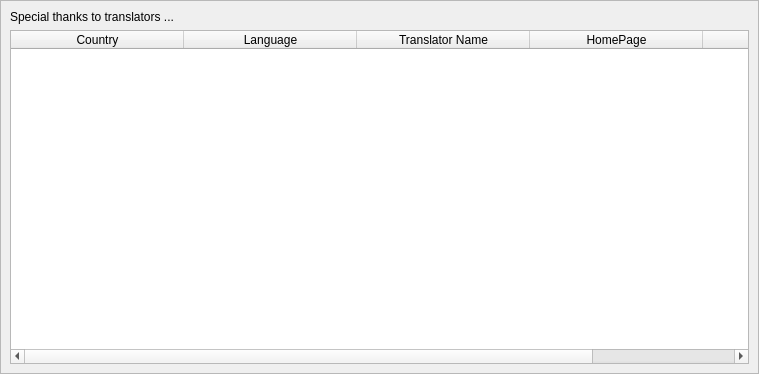
<?xml version="1.0" encoding="UTF-8"?>
<ui version="4.0">
 <class>AppInfoWidget</class>
 <widget class="QWidget" name="AppInfoWidget">
  <property name="geometry">
   <rect>
    <x>0</x>
    <y>0</y>
    <width>759</width>
    <height>374</height>
   </rect>
  </property>
  <property name="windowTitle">
   <string>AppInfoWidget</string>
  </property>
  <layout class="QVBoxLayout" name="verticalLayout">
   <property name="spacing">
    <number>1</number>
   </property>
   <property name="margin">
    <number>0</number>
   </property>
   <item>
    <widget class="QStackedWidget" name="stackedWidget">
     <property name="frameShape">
      <enum>QFrame::StyledPanel</enum>
     </property>
     <property name="frameShadow">
      <enum>QFrame::Raised</enum>
     </property>
     <property name="currentIndex">
      <number>6</number>
     </property>
     <widget class="QWidget" name="info_page">
      <layout class="QHBoxLayout" name="horizontalLayout">
       <property name="margin">
        <number>9</number>
       </property>
       <item>
        <layout class="QVBoxLayout" name="picture_frame_layout">
         <property name="leftMargin">
          <number>0</number>
         </property>
         <item>
          <widget class="QFrame" name="picture_frame">
           <property name="minimumSize">
            <size>
             <width>240</width>
             <height>175</height>
            </size>
           </property>
           <property name="maximumSize">
            <size>
             <width>240</width>
             <height>175</height>
            </size>
           </property>
           <property name="frameShape">
            <enum>QFrame::StyledPanel</enum>
           </property>
           <property name="frameShadow">
            <enum>QFrame::Raised</enum>
           </property>
           <layout class="QHBoxLayout" name="horizontalLayout_7"/>
          </widget>
         </item>
         <item>
          <spacer name="verticalSpacer">
           <property name="orientation">
            <enum>Qt::Vertical</enum>
           </property>
           <property name="sizeHint" stdset="0">
            <size>
             <width>20</width>
             <height>40</height>
            </size>
           </property>
          </spacer>
         </item>
        </layout>
       </item>
       <item>
        <layout class="QFormLayout" name="info_form_layout">
         <item row="0" column="0">
          <widget class="QLabel" name="name_label">
           <property name="text">
            <string>Application Name</string>
           </property>
          </widget>
         </item>
         <item row="1" column="0">
          <widget class="QLabel" name="version_label">
           <property name="text">
            <string>Current Version</string>
           </property>
          </widget>
         </item>
         <item row="2" column="0">
          <widget class="QLabel" name="organizer_label">
           <property name="text">
            <string>Organizer/Company</string>
           </property>
          </widget>
         </item>
         <item row="3" column="0">
          <widget class="QLabel" name="copyright_label">
           <property name="text">
            <string>Copyright</string>
           </property>
          </widget>
         </item>
         <item row="4" column="0">
          <widget class="QLabel" name="description_label">
           <property name="text">
            <string>Description</string>
           </property>
          </widget>
         </item>
         <item row="4" column="1">
          <widget class="QTextBrowser" name="description_text"/>
         </item>
         <item row="0" column="1">
          <widget class="QLineEdit" name="name_line">
           <property name="readOnly">
            <bool>true</bool>
           </property>
          </widget>
         </item>
         <item row="1" column="1">
          <widget class="QLineEdit" name="version_line">
           <property name="readOnly">
            <bool>true</bool>
           </property>
          </widget>
         </item>
         <item row="2" column="1">
          <widget class="QLineEdit" name="organizer_line">
           <property name="readOnly">
            <bool>true</bool>
           </property>
          </widget>
         </item>
         <item row="3" column="1">
          <widget class="QLineEdit" name="copyright_line">
           <property name="readOnly">
            <bool>true</bool>
           </property>
          </widget>
         </item>
        </layout>
       </item>
      </layout>
     </widget>
     <widget class="QWidget" name="about_page">
      <layout class="QHBoxLayout" name="horizontalLayout_2">
       <property name="margin">
        <number>9</number>
       </property>
       <item>
        <widget class="QGroupBox" name="about_box">
         <property name="sizePolicy">
          <sizepolicy hsizetype="Preferred" vsizetype="Preferred">
           <horstretch>1</horstretch>
           <verstretch>0</verstretch>
          </sizepolicy>
         </property>
         <property name="title">
          <string>About</string>
         </property>
         <layout class="QVBoxLayout" name="verticalLayout_2">
          <item>
           <widget class="QTextBrowser" name="about_text"/>
          </item>
         </layout>
        </widget>
       </item>
       <item>
        <widget class="QGroupBox" name="command_box">
         <property name="sizePolicy">
          <sizepolicy hsizetype="Preferred" vsizetype="Preferred">
           <horstretch>2</horstretch>
           <verstretch>0</verstretch>
          </sizepolicy>
         </property>
         <property name="title">
          <string>Commands</string>
         </property>
         <layout class="QVBoxLayout" name="verticalLayout_6">
          <item>
           <widget class="QTextBrowser" name="command_text"/>
          </item>
         </layout>
        </widget>
       </item>
      </layout>
     </widget>
     <widget class="QWidget" name="details_page">
      <layout class="QHBoxLayout" name="horizontalLayout_4">
       <property name="margin">
        <number>9</number>
       </property>
       <item>
        <widget class="QGroupBox" name="depends_box">
         <property name="title">
          <string>Depends</string>
         </property>
         <layout class="QVBoxLayout" name="verticalLayout_3">
          <item>
           <widget class="QTreeWidget" name="depends_list">
            <property name="iconSize">
             <size>
              <width>32</width>
              <height>32</height>
             </size>
            </property>
            <property name="rootIsDecorated">
             <bool>false</bool>
            </property>
            <property name="itemsExpandable">
             <bool>true</bool>
            </property>
            <property name="animated">
             <bool>true</bool>
            </property>
            <property name="headerHidden">
             <bool>true</bool>
            </property>
            <attribute name="headerVisible">
             <bool>false</bool>
            </attribute>
            <attribute name="headerStretchLastSection">
             <bool>true</bool>
            </attribute>
            <column>
             <property name="text">
              <string>Type</string>
             </property>
            </column>
            <item>
             <property name="text">
              <string>Binary Depends</string>
             </property>
            </item>
            <item>
             <property name="text">
              <string>SApplication Depends</string>
             </property>
             <property name="icon">
              <iconset resource="resource.qrc">
               <normaloff>:/files/Pixs/Silicon.png</normaloff>:/files/Pixs/Silicon.png</iconset>
             </property>
            </item>
           </widget>
          </item>
         </layout>
        </widget>
       </item>
       <item>
        <layout class="QFormLayout" name="other_details_form">
         <property name="fieldGrowthPolicy">
          <enum>QFormLayout::ExpandingFieldsGrow</enum>
         </property>
         <item row="0" column="0">
          <widget class="QLabel" name="multi_run_label">
           <property name="text">
            <string>Allow MultiRun</string>
           </property>
          </widget>
         </item>
         <item row="0" column="1">
          <widget class="QLineEdit" name="multi_run_line">
           <property name="readOnly">
            <bool>true</bool>
           </property>
          </widget>
         </item>
         <item row="1" column="0">
          <widget class="QLabel" name="type_label">
           <property name="text">
            <string>Application Type</string>
           </property>
          </widget>
         </item>
         <item row="1" column="1">
          <widget class="QListWidget" name="type_list"/>
         </item>
        </layout>
       </item>
      </layout>
     </widget>
     <widget class="QWidget" name="authors_page">
      <layout class="QHBoxLayout" name="horizontalLayout_3">
       <property name="margin">
        <number>9</number>
       </property>
       <item>
        <widget class="QGroupBox" name="authors_box">
         <property name="title">
          <string>Authors</string>
         </property>
         <layout class="QHBoxLayout" name="horizontalLayout_5"/>
        </widget>
       </item>
      </layout>
     </widget>
     <widget class="QWidget" name="contact_page">
      <layout class="QFormLayout" name="formLayout_2">
       <property name="margin">
        <number>9</number>
       </property>
       <item row="2" column="0">
        <widget class="QLabel" name="home_page_label">
         <property name="text">
          <string>Home Page</string>
         </property>
        </widget>
       </item>
       <item row="2" column="1">
        <widget class="QLineEdit" name="home_page_line">
         <property name="readOnly">
          <bool>true</bool>
         </property>
        </widget>
       </item>
       <item row="1" column="0">
        <widget class="QLabel" name="mail_label">
         <property name="text">
          <string>EMail</string>
         </property>
        </widget>
       </item>
       <item row="1" column="1">
        <widget class="QLineEdit" name="mail_line">
         <property name="readOnly">
          <bool>true</bool>
         </property>
        </widget>
       </item>
      </layout>
     </widget>
     <widget class="QWidget" name="license_page">
      <layout class="QHBoxLayout" name="horizontalLayout_6">
       <property name="margin">
        <number>9</number>
       </property>
       <item>
        <widget class="QGroupBox" name="license_box">
         <property name="title">
          <string>License</string>
         </property>
         <layout class="QVBoxLayout" name="verticalLayout_4">
          <item>
           <widget class="QTextBrowser" name="license_text"/>
          </item>
         </layout>
        </widget>
       </item>
      </layout>
     </widget>
     <widget class="QWidget" name="translators_page">
      <layout class="QVBoxLayout" name="verticalLayout_5">
       <item>
        <widget class="QLabel" name="label">
         <property name="text">
          <string>Special thanks to translators ...</string>
         </property>
        </widget>
       </item>
       <item>
        <widget class="QTableWidget" name="translators_table">
         <property name="editTriggers">
          <set>QAbstractItemView::NoEditTriggers</set>
         </property>
         <property name="dragDropOverwriteMode">
          <bool>false</bool>
         </property>
         <property name="showGrid">
          <bool>true</bool>
         </property>
         <property name="gridStyle">
          <enum>Qt::DotLine</enum>
         </property>
         <property name="sortingEnabled">
          <bool>true</bool>
         </property>
         <attribute name="horizontalHeaderDefaultSectionSize">
          <number>173</number>
         </attribute>
         <attribute name="horizontalHeaderMinimumSectionSize">
          <number>153</number>
         </attribute>
         <attribute name="horizontalHeaderStretchLastSection">
          <bool>true</bool>
         </attribute>
         <attribute name="verticalHeaderVisible">
          <bool>false</bool>
         </attribute>
         <column>
          <property name="text">
           <string>Country</string>
          </property>
         </column>
         <column>
          <property name="text">
           <string>Language</string>
          </property>
         </column>
         <column>
          <property name="text">
           <string>Translator Name</string>
          </property>
         </column>
         <column>
          <property name="text">
           <string>HomePage</string>
          </property>
         </column>
         <column>
          <property name="text">
           <string>Email</string>
          </property>
         </column>
        </widget>
       </item>
      </layout>
     </widget>
    </widget>
   </item>
  </layout>
 </widget>
 <resources>
  <include location="resource.qrc"/>
 </resources>
 <connections/>
</ui>
